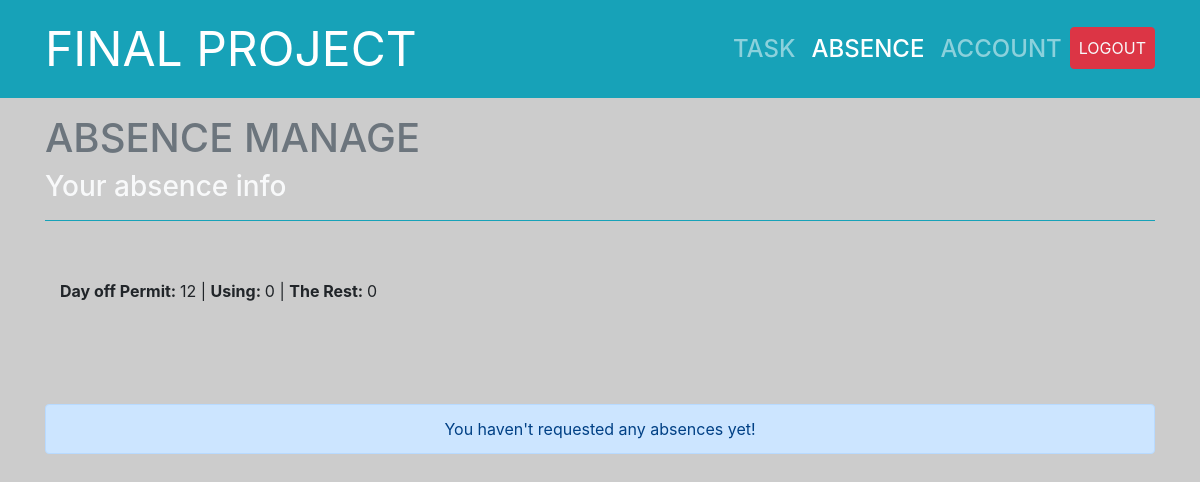
/absence.php (signed in), run on the app's committed database.
### tables this page shows
CREATE TABLE `absence_info` (
  `id` int(11) NOT NULL,
  `username` varchar(255) NOT NULL,
  `total_dayoff` int(11) NOT NULL DEFAULT 12,
  `dayoff_used` int(11) NOT NULL DEFAULT 0,
  `dayoff_left` int(11) NOT NULL DEFAULT 12
);

### db.php (called while the page is built, shortened)
<?php
    function open_database(){
        $conn = new mysqli(HOST, USER, PASS, DB);
        return $conn;
    }
    function get_absence_history($user){
        $sql = "select id, create_date, number_dayoff, reason, file, approval_date, status from absence_form where username=? ORDER BY create_date DESC";
        $conn = open_database();
        $stm = $conn->prepare($sql);
        $stm->bind_param('s',$user);
        if(!$stm->execute()){
            return array('code'=>1,'error'=>'Command not execute');
        }
        $result = $stm->get_result();
        $data = [];
        if($result->num_rows==0){
            return array('code'=>2,'error'=>'User not exist');
        }else{
            while($row = $result->fetch_assoc()){
                $data[] = $row;
            }
        }
        return array('code'=>0,'data'=>$data);
    }
    function get_absence_info($user){
        $sql = "select total_dayoff, dayoff_used, dayoff_left from absence_info where username=?";
        $conn = open_database();
        $stm = $conn->prepare($sql);
        $stm->bind_param('s',$user);
        if(!$stm->execute()){
            return array('code'=>1,'error'=>'Command not execute');
        }
        $result = $stm->get_result();
        $data = $result->fetch_assoc();
        return array('code'=>0,'data'=>$data);
    }
?>

### absence.php (the view, shortened to what this page needs)
<?php
	require_once('db.php');
	$user = $_SESSION['user'];
	$dayoff_left = 1;
?>
<!DOCTYPE html>
<html lang="en">
<head>
	<link rel="stylesheet" href="https://maxcdn.bootstrapcdn.com/bootstrap/4.5.2/css/bootstrap.min.css">
    <link rel="stylesheet" href="https://use.fontawesome.com/releases/v5.7.2/css/all.css"
>
	<link rel="stylesheet" href="style.css">
</head>
<body>
<?php
	include_once('layout/header.php');
?>
<div class="container pb-2" style="height: 70vh;">
		<h1 class="mt-3 text-secondary">ABSENCE MANAGE</h1>
        <h3 class="mt-1 mb-3 pb-3 border-bottom border-info text-light">Your absence info</h3>
		<div class="ml-auto mr-auto absence-container">
			<?php
				$absenceInfo = get_absence_info($user);
				$day_off_permit = 0;
				if(!$absenceInfo['code']){
					$data = $absenceInfo['data'];
					$day_off_permit = $data['total_dayoff'];
					$dayoff_left = $data['dayoff_left'];
				}
				?>
					<p class="col-sm-12 col-md-6 text-center text-md-left"><strong>Day off Permit: </strong><?=$day_off_permit?> | <strong>Using: </strong><?=$data['dayoff_used']?> | <strong>The Rest: </strong><?=$data['dayoff_left']?></p>
		<?php
			$absenceHistory = get_absence_history($user);
			if(!$absenceHistory['code']){
				$data = $absenceHistory['data'];
				if(!$dayoff_left){}
				else if($data[0]['status']=='Waiting'){
					$status = 'Waiting';
				}else if(!is_absence_form_unlock($user)){
					$is_lock = true;
				}else{
					?>
						<button class="btn btn-success submit-btn col-sm-12 col-md-6 mb-3">Create request absence form</button>
					<?php
				}
				?>
					<table class="table table-bordered table-light table-hover text-center ali" id="absence-history" style="border-color:black;">
						<thead>
							<tr>
								<th scope="col">#</th>
								<th scope="col">Create date</th>
								<th scope="col">Number of day off</th>
								<th scope="col">Reason</th>
								<th scope="col">File</th>
								<th scope="col">Status</th>
								<th scope="col">Approval date</th>
							</tr>
						</thead>
						<tbody>
							<?php
								foreach($data as $row){
								?>
									<tr>
										<th scope="row"><?=$row['id']?></th>
										<td><?=$row['create_date']?></td>
										<td><?=$row['number_dayoff']?></td>
										<td><?=$row['reason']?></td>
										<?php
											if(!$row['file']){
												echo "<td>-</td>";
											}else{
												echo "<td><a href='".$row['file']."'>".$row['file']."</a></td>";
											}
										?>
										<?php
										status_ui($row['status']);
										if($row['approval_date']){
											echo "<td>".$row['approval_date']."</td>";
										}else{
											echo "<td>-</td>";
										}
										?>
									</tr>
								<?php
								}
							?>
						</tbody>
					</table>
				<?php
			}else{
				echo "<div class='alert alert-primary text-center' id='absence-history' style='flex-basis: 100%'>You haven't requested any absences yet!</div>";
			}
		?>
		</div>
	</div>
</body>
</html>

### style.css (style rules this page uses)
* { box-sizing: border-box; }
body { background-color: #cccccc; }
.absence-container { display: flex; justify-content: space-between; align-items: center; flex-wrap: wrap; height: 50%; }

### data on the page
absence_info: total_dayoff "12", dayoff_used "0", dayoff_left "0"
